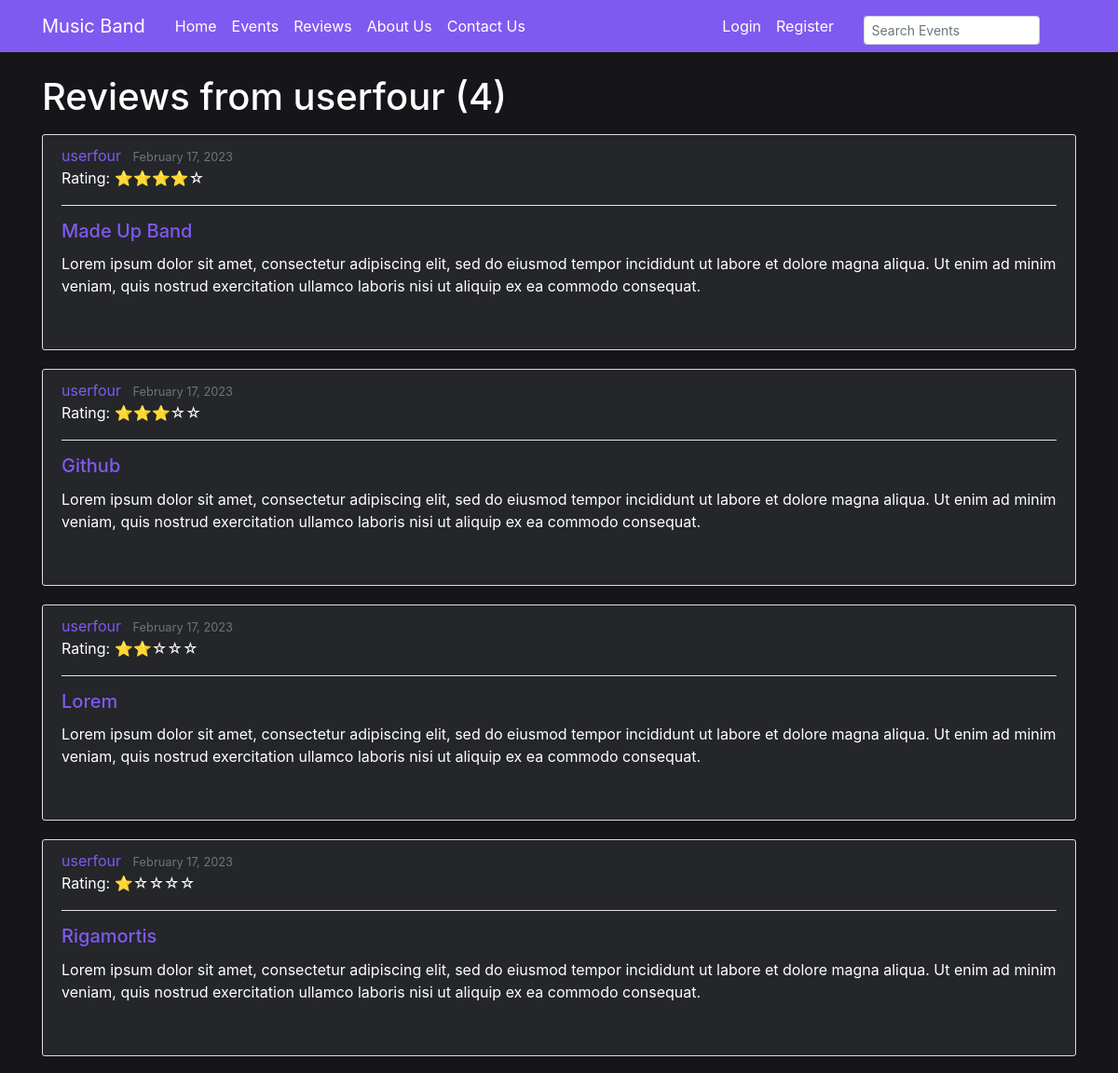
Page /user/userfour (upper part) on the earlier database version.
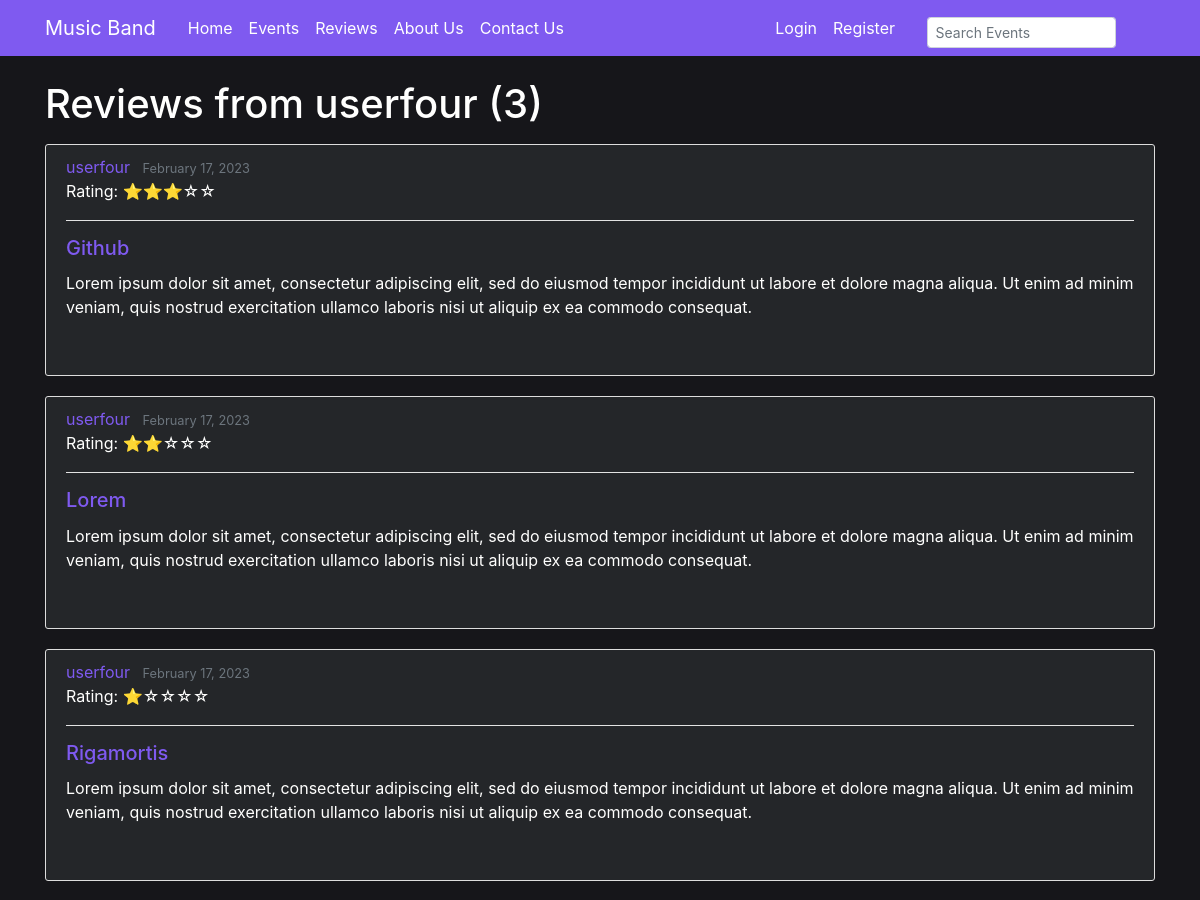
Same page on the later database version.
### events/models.py (models this page shows, shortened)
class Review(models.Model):
    author = models.CharField(max_length=100)
    event_rating = models.PositiveSmallIntegerField(validators=[MinValueValidator(0), MaxValueValidator(5)]) # event rating is a positive small integer field
    content = models.TextField()
    date_posted = models.DateTimeField(auto_now_add=True)
    event = models.ForeignKey(Event, on_delete=models.CASCADE)
    user = models.ForeignKey(settings.AUTH_USER_MODEL, on_delete=models.CASCADE, null=True)

class Event(models.Model):
    name = models.CharField(max_length=100)
    event_type = models.CharField(max_length=50)
    location = models.CharField(max_length=100)
    date = models.DateTimeField()
    description = models.TextField()
    photo = models.ImageField(upload_to='imgs')
    def __str__(self):
        return self.name

### events/views.py (the view)
# urls.py: path('user/<str:username>', UserReviewListView.as_view(), name='user-reviews'),
class UserReviewListView(ListView): # This view is used to display all the reviews in the database
    model = Review # Tells the view which model to query
    template_name = 'events/user_reviews.html' # <app>/<model>_<viewtype>.html
    context_object_name = 'reviews' # name of the object list that will be used in the template
    paginate_by = 5 # number of reviews to display per page
    def get_queryset(self):
        user = get_object_or_404(User, username=self.kwargs.get('username'))
        return Review.objects.filter(author=user).order_by('-date_posted') # orders the reviews by date posted

### events/templatetags/rating_stars.py (called while the page is built)
@register.filter
def stars(value):
    full_stars = int(value)
    empty_stars = 5 - full_stars
    return '⭐' * full_stars + '☆' * empty_stars

### events/templates/events/user_reviews.html (shortened to what this page needs)
{% extends "events/base.html" %}
{% load rating_stars %}
{% block content %}
    <h1 class="mb-3">Reviews from {{ view.kwargs.username }} ({{ page_obj.paginator.count }})</h1>
    {% for review in reviews %}
        <article class="media content-section">
            <div class="media-body">
                <div class="article-metadata">
                    <a class="mr-2" style="color: #7f5af0;" href="{% url 'user-reviews' review.author %}">{{ review.author }}</a>
                    <small class="text-muted">{{ review.date_posted|date:"F d, Y" }}</small>
                    <p class="review-card-rating">Rating: {{ review.event_rating|stars }}</p>
                </div>
                <h2><a class="event-card-title" href="{% url 'review-detail' review.id %}">{{ review.event}}</a></h2>
                <p class="article-content">{{ review.content }}</p>
            </div>
        </article>
    {% endfor %}
{% endblock content %}

Differences in the rows shown:
removed Review: author "userfour", date_posted "February 17, 2023", event_rating|stars "⭐⭐⭐⭐☆", event "Made Up Band", content "Lorem ipsum dolor sit amet, consectetur adipiscing elit, sed do eiusmod tempor incididunt ut labore et dolore magna aliqua. Ut enim ad minim veniam, quis nostrud exercitation ullamco laboris nisi ut aliquip ex ea commodo consequat."
Other differences:
{{ page_obj.paginator.count }}: "4" → "3"
